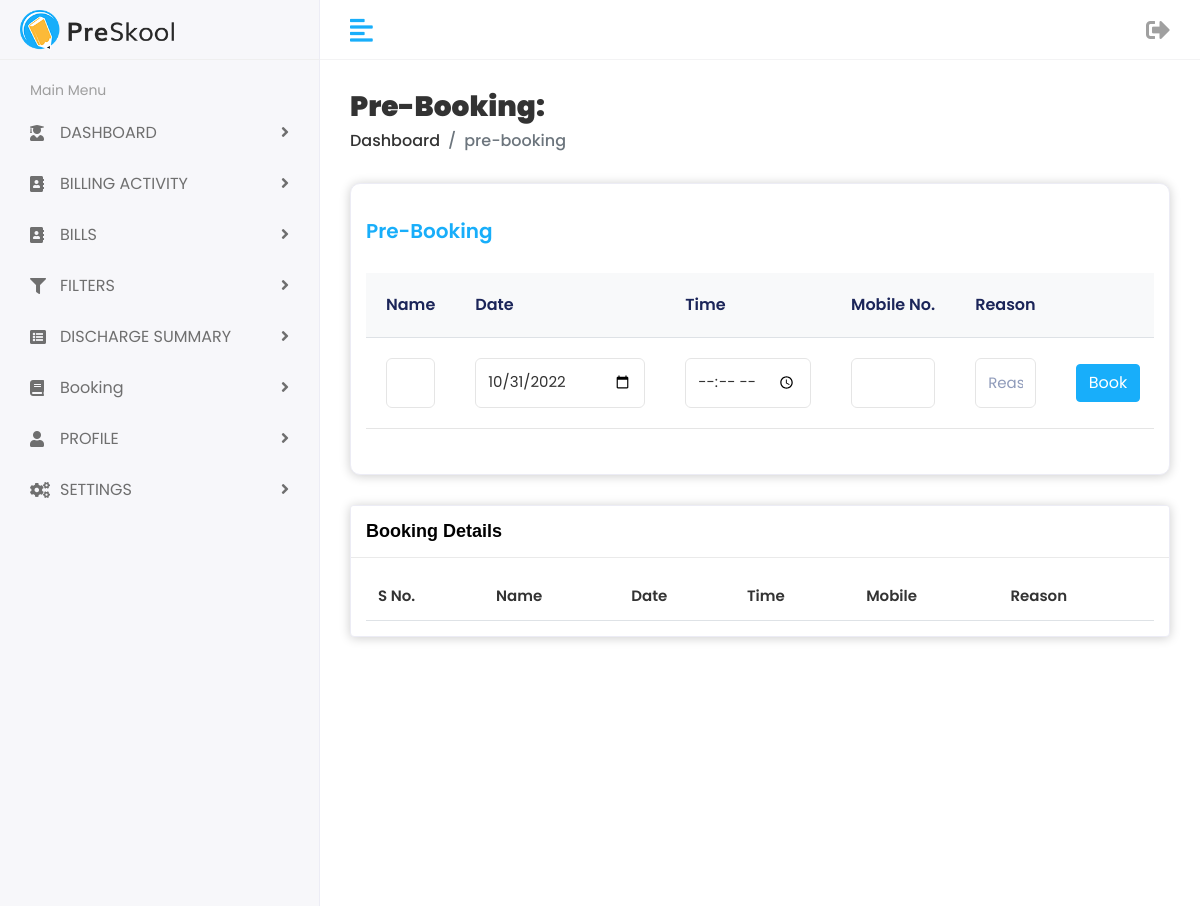
Before: /prebooking.php with the older database file.
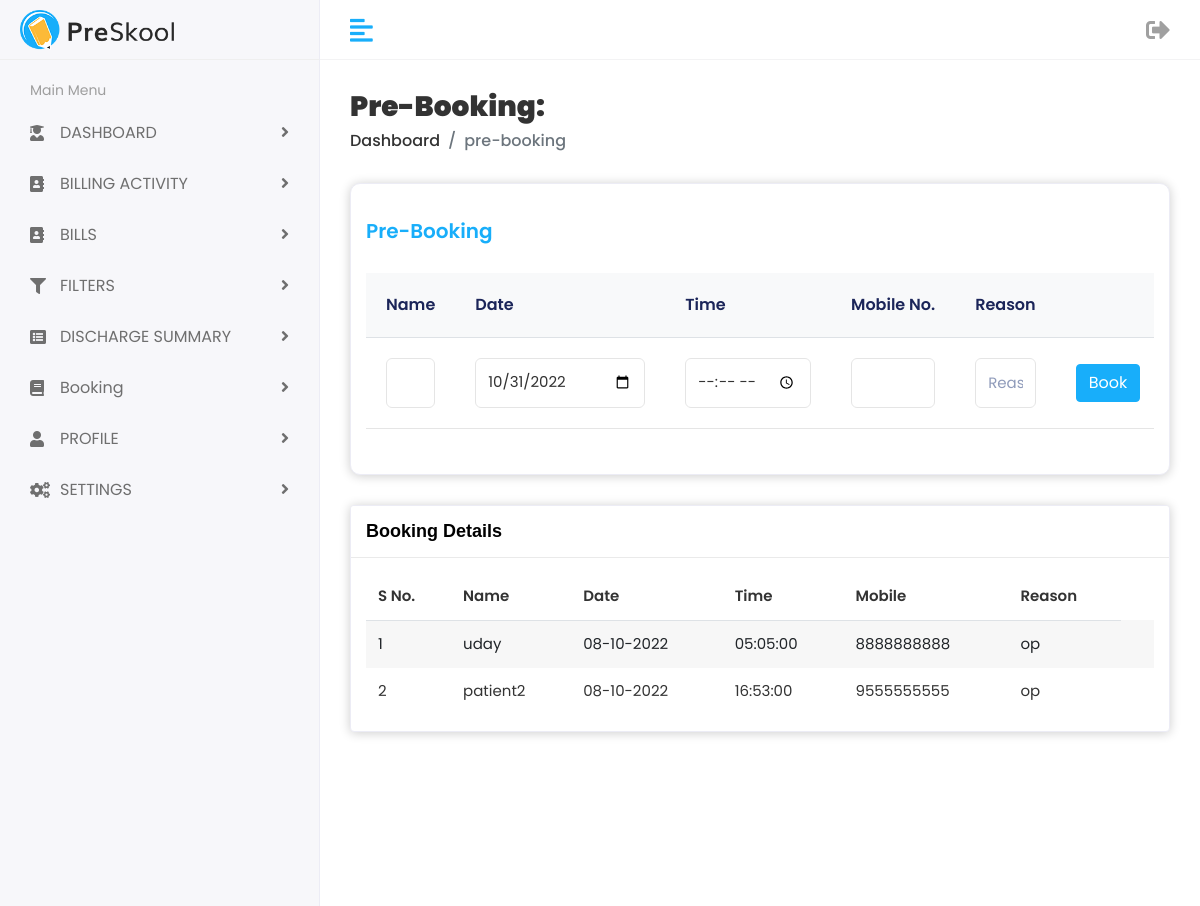
After: the same page with the newer database file.
### tables this page shows
CREATE TABLE `prebooking` (
  `Name` varchar(100) NOT NULL,
  `Date` date NOT NULL,
  `time` time NOT NULL,
  `Mobile` varchar(10) NOT NULL,
  `Reason` varchar(200) NOT NULL
);

### prebooking.php (the view, shortened to what this page needs)
<?php
include 'connect.php';
$e = strval(date('Ymd'));
$d  = substr($e,0,4).'-'.substr($e,4,2).'-'.substr($e,6,2);
?>
<!DOCTYPE html>
<html lang="en">
    <head>
        <link rel="stylesheet" href="assets/plugins/bootstrap/css/bootstrap.min.css">
		<link rel="stylesheet" href="assets/plugins/fontawesome/css/fontawesome.min.css">
		<link rel="stylesheet" href="assets/plugins/fontawesome/css/all.min.css">
		<link rel="stylesheet" href="assets/plugins/icons/feather/feather.css">
		<link rel="stylesheet" href="assets/plugins/select2/css/select2.min.css">
		<link rel="stylesheet" href="assets/css/bootstrap-datetimepicker.min.css">
		<link rel="stylesheet" href="assets/css/style.css">
	</head>
	<body>
	<div class="main-wrapper">
        <?php include 'menu.php'; ?>
        <div class="page-wrapper">
            <div class="content container-fluid">
				<div class="page-header">
				<div class="row">
					<div class="col">
						<h3 class="page-title"><b>Pre-Booking:</b></h3>
						<ul class="breadcrumb">
							<li class="breadcrumb-item"><a href="dashboard.php">Dashboard</a></li>
							<li class="breadcrumb-item active">pre-booking</li>
						</ul>
					</div>
				</div>
			</div>
					<div class="row">
						<div class="col-md-12">
							<div class="card invoices-add-card">
								<div class="card-body">
									<form class="invoices-form" method="post">
										<div class="invoice-add-table">
											<h4>Pre-Booking</h4>
											<div class="table-responsive">
												<table class="table table-center add-table-items">
													<thead>
														<tr>
															<th>Name</th>
															<th>Date</th>
															<th>Time</th>
															<th>Mobile No.</th>
															<th>Reason</th>
															<th></th>
													    </tr>
													</thead>
													<tbody>
														<tr class="add-row">
                                                            <td>
                                                            <input type="text" name="name" id="name" class="form-control">
                                                            </td>
                                                            <td>
																<input type="date" value="<?php echo $d;?>"  name="dat" id="dat" class="form-control">
															</td>
															<td>
																<input type="time"  name="time" placeholder = "time" id="time" class="form-control">
															</td>
															<td>
															<input type="text" pattern="[6-9]{1}[0-9]{9}" maxlength=10 name="mobile" class="form-control"required>
															</td>
															<td>
																<input type="text"  name="reason" placeholder = "Reason" id="Reason" class="form-control">
															</td>
															<td>
																<button type="submit" name="ouadd" class="btn btn-primary">Book</button>
                                                            </td>
														</tr>
													</tbody>
												</table>
											</div>
										</div>
									</form>
								</div>
							</div>
						</div>
					</div>
					<div class="card">
								<div class="card-header">
									<h5 class="card-title">Booking Details</h5>
								</div>
								<div class="card-body">
									<div class="table-responsive">
										<table class="table table-striped mb-0">
											<thead>
												<tr>
													<th>S No.</th>
													<th>Name</th>
													<th>Date</th>
													<th>Time</th>
													<th>Mobile</th>
													<th>Reason</th>
												</tr>
											</thead>
											<tbody>
												<?php
													if(true)
													{
														$query="SELECT `Name`, `Date`, `time`,`Mobile`, `Reason` FROM `prebooking` order by `time`";
														$gen=mysqli_query($con,$query);
														$i = 0;
														foreach($gen as $data)
														{
															$newDate = date("d-m-Y", strtotime($data['Date']));
															echo
															'<tr><td>'.++$i.'</td>
															<td>'.$data['Name'].'</td>
															<td>'.$newDate.'</td>
															<td>'.$data['time'].'</td>
															<td>'.$data['Mobile'].'</td>
															<td>'.$data['Reason'].'</td>
															<td></tr>';
														}
													}
												?>
											</tbody>
										</table>
									</div>
								</div>
							</div>
						</div>
				</div>
			</div>
	</body>
</html>

Changed rows visible on the page:
added prebooking: Name "uday", Date "08-10-2022", time "05:05:00", Mobile "8888888888", Reason "op"
added prebooking: Name "patient2", Date "08-10-2022", time "16:53:00", Mobile "9555555555", Reason "op"
